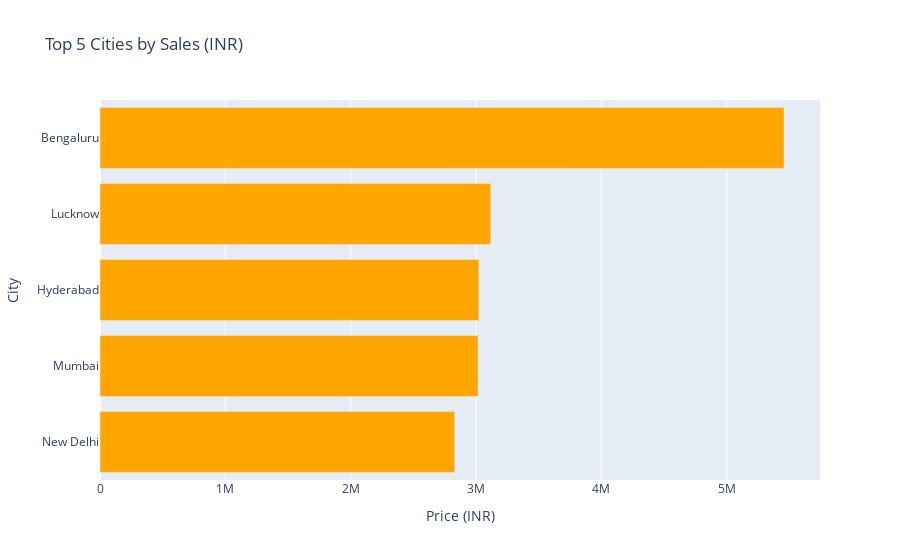

Here is the notebook cell this chart was saved with:
### Markdown cell above
#### Top 5 Cities by Sales

### Code cell
top_5_cities = (
    df.groupby("City") ["Price (INR)"]
    .sum()
    .nlargest(5)
    .sort_values()
    .reset_index()
)

fig = px.bar(
    top_5_cities,
    x = "Price (INR)",
    y = "City",
    orientation = "h",
    title = "Top 5 Cities by Sales (INR)",
    color_discrete_sequence = ["orange"]
)
fig.show()

### Figure 1 — Plotly figure (JSON) as saved in the notebook; plotly's stock layout.template omitted (floating-point values rounded to 4 significant figures)
{"data": [{"hovertemplate": "Price (INR)=%{x}<br>City=%{y}<extra></extra>", "legendgroup": "", "marker": {"color": "orange", "pattern": {"shape": ""}}, "name": "", "orientation": "h", "showlegend": false, "textposition": "auto", "type": "bar", "x": [2829000.0, 3016000.0, 3022000.0, 3117000.0, 5457000.0], "xaxis": "x", "y": ["New Delhi", "Mumbai", "Hyderabad", "Lucknow", "Bengaluru"], "yaxis": "y"}], "layout": {"barmode": "relative", "legend": {"tracegroupgap": 0}, "title": {"text": "Top 5 Cities by Sales (INR)"}, "xaxis": {"anchor": "y", "domain": [0, 1], "title": {"text": "Price (INR)"}}, "yaxis": {"anchor": "x", "domain": [0, 1], "title": {"text": "City"}}}}
